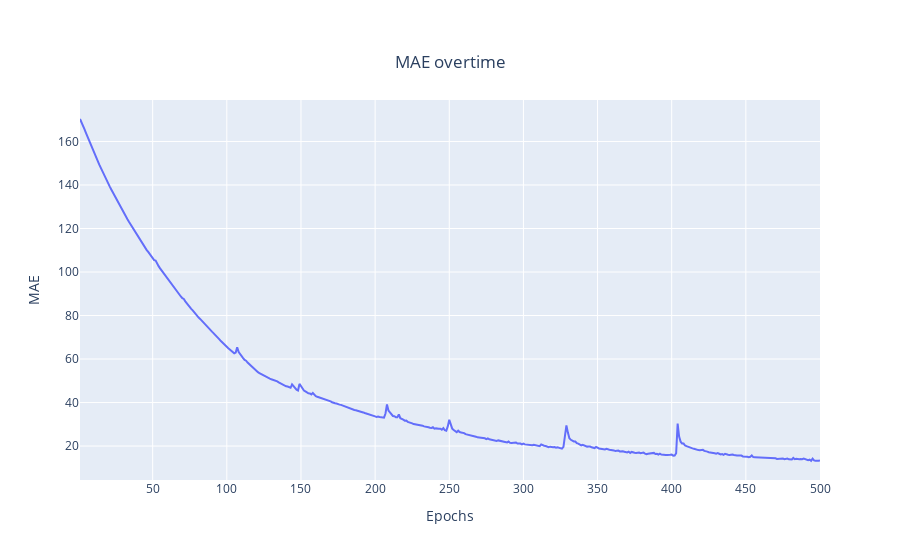

Notebook cell for this chart:
### Code cell
fig = go.Figure(data=go.Scatter(x=list(range(1,len(history.history['mean_absolute_error'])+1)), y = history.history['mean_absolute_error']))
fig.update_layout(title={'text':"MAE overtime", 'y':0.9, 'x':0.5, 'xanchor': 'center','yanchor': 'top'}, xaxis_title="Epochs", yaxis_title="MAE")
fig.show()

### Figure 1 — Plotly figure (JSON) as saved in the notebook; plotly's stock layout.template omitted (floating-point values rounded to 4 significant figures; data arrays with more than 128 entries replaced by an {"elided": "..."} marker saying what was removed)
{"data": [{"type": "scatter", "x": {"elided": "500 int values"}, "y": {"elided": "500 float values"}}], "layout": {"autosize": true, "title": {"text": "MAE overtime", "x": 0.5, "xanchor": "center", "y": 0.9, "yanchor": "top"}, "xaxis": {"autorange": true, "range": [1, 500], "title": {"text": "Epochs"}, "type": "linear"}, "yaxis": {"autorange": true, "range": [4.404, 179.1], "title": {"text": "MAE"}, "type": "linear"}}}
